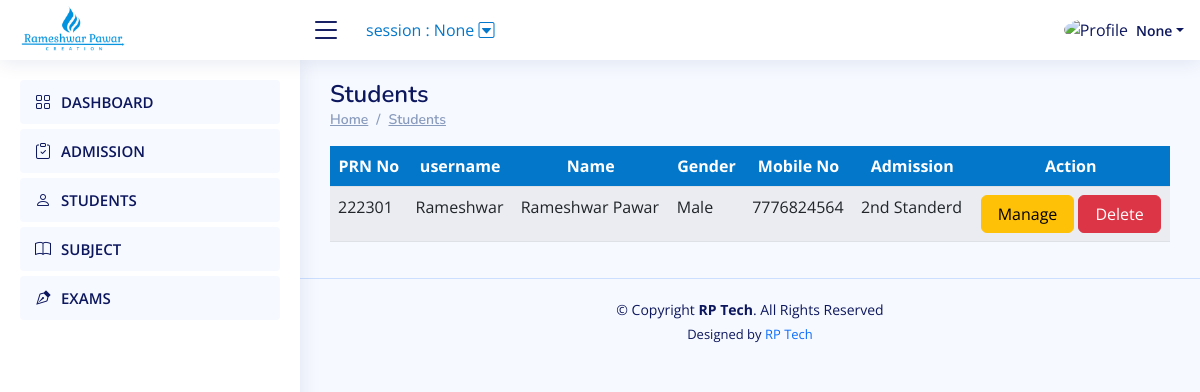
Page /Staff/student_list/ (signed in) on the committed database.
### Developer/models.py (models this page shows)
class CustomUser(AbstractUser):
    id = models.AutoField(primary_key=True)
    username = models.CharField(max_length=255,null=True,unique=True)
    is_institute=models.BooleanField(default=False)
    academic_session_institute=models.CharField(max_length=255,null=True, choices=FINANCIAL_YEAR)
    institute_profile=models.ImageField( upload_to="institute_profile/", null=True,blank=True)
    institute_name = models.CharField(max_length=255,null=True)
    academic_session_staff = models.CharField(max_length=255,null=True, choices=FINANCIAL_YEAR)
    staff_name=models.CharField(max_length=255,null=True)
    staff_id_no=models.IntegerField(null=True)
    staff_profile=models.ImageField( upload_to="staff_profile/", null=True,blank=True)
    institute_name_staff = models.CharField(max_length=255,null=True)
    is_student=models.BooleanField(default=False)
    student_profile=models.ImageField( upload_to="student_profile/", null=True,blank=True)
    student_prn_no=models.IntegerField(null=True)
    student_admission_date=models.DateField(auto_now=False, auto_now_add=False,null=True)
    academic_session_student=models.CharField(max_length=255,null=True,blank=True, choices=FINANCIAL_YEAR)
    student_name=models.CharField(max_length=255,null=True)
    student_gender=models.CharField(max_length=255,null=True)
    student_dob=models.DateField(auto_now=False, auto_now_add=False,null=True)
    student_mobile=models.CharField(max_length=255,null=True)
    student_village=models.CharField(max_length=255,null=True)
    student_taluka=models.CharField(max_length=255,null=True)
    student_dist=models.CharField(max_length=255,null=True)
    institute_name_student = models.CharField(max_length=255,null=True)
    parent_name=models.CharField(max_length=255,null=True,blank=True)
    parent_mobile=models.CharField(max_length=255,null=True,blank=True)
    parent_village=models.CharField(max_length=255,null=True,blank=True)
    parent_taluka=models.CharField(max_length=255,null=True,blank=True)
    parent_dist=models.CharField(max_length=255,null=True,blank=True)
    student_collage=models.CharField(max_length=255,null=True,blank=True)
    student_collage_address=models.CharField(max_length=255,null=True,blank=True)
    student_class=models.CharField(max_length=255,null=True,choices=CLASS)
    batch=models.CharField(max_length=255,null=True)
    group=models.CharField(max_length=255,null=True)
    status=models.CharField(max_length=255,null=True,choices=STUDENT_STATUS)

### Staff/views.py (the view)
# urls.py: path('student_list/', Staff_view.student_list,name="student_list"),
@user_passes_test(lambda user: user.is_staff)
@login_required(login_url='/login/')
def student_list(request):
    rec=CustomUser.objects.filter(is_student=True)
    return render(request,'student_list.html',{'rec':rec})

### Staff/templates/student_list.html (shortened to what this page needs)
{% extends 'staff_base.html' %}
{% block content %}
<main id="main" class="main">
    <div class="pagetitle">
        <h1>Students</h1>
        <nav>
            <ol class="breadcrumb">
                <li class="breadcrumb-item"><a href="#">Home</a></li>
                <li class="breadcrumb-item"><a href="#">Students </a></li>
            </ol>
        </nav>
    </div>
    <section class="section dashboard">
        <div class="row">
            <div class="col-lg-12">
                <div class="row">
                    <div class="container" style=" overflow:scroll;">
                        <table id="example" class="table table-striped " style="overflow:scroll; width:100%;min-width: max-content;">
                            <thead>
                                <tr style="background:rgb(3, 119, 202);">
                                        <th scope="col" class="text-center text-white" style="">PRN No</th>
                                        <th scope="col" class="text-center text-white" style="">username</th>
                                        <th scope="col" class="text-center text-white" style="">Name</th>
                                        <th scope="col" class="text-center text-white" style="">Gender</th>
                                        <th scope="col" class="text-center text-white" style="">Mobile No</th>
                                        <th scope="col" class="text-center text-white" style="">Admission</th>
                                        <th scope="col" class="text-center text-white" style="">Action</th>
                                </tr>
                            </thead>
                            <tbody>
                                {% if rec %}
                                {% for r in rec %}
                                <tr>
                                    <td>{{r.student_prn_no}}</td>
                                    <td>{{r.username}}</td>
                                    <td>{{r.student_name}}</td>
                                    <td>{{r.student_gender}}</td>
                                    <td>{{r.student_mobile}}</td>
                                    <td>{{r.student_class}}</td>
                                    <td>
                                        <center>
                                            <a href="{% url 'student_dashboard' r.id %}"
                                            class="btn btn-warning px-3">Manage</a>
                                        <a href="{% url 'delete_student' r.id %}"
                                            class="btn btn-danger px-3">Delete</a>
                                        </center>
                                    </td>
                                </tr>
                                {% endfor %}
                                {% else %}
                                <center>
                                    <h3>No Data Found</h3>
                                </center>
                                {% endif %}
                            </tbody>
                        </table>
                    </div>
                </div>
            </div>
        </div>
    </section>
</main>
{% endblock content %}

### Staff/templates/staff_base.html (shortened to what this page needs)
{% load static %}
<!DOCTYPE html>
<html lang="en">
<head>
    <link rel="stylesheet" href="{% static 'css/base_style.css' %}">
    <link href="https://unpkg.com/aos@2.3.1/dist/aos.css" rel="stylesheet">
    <link rel="stylesheet" href="https://cdn.jsdelivr.net/npm/bootstrap-icons@1.10.3/font/bootstrap-icons.css">
</head>
<body>
<header id="header" class="header fixed-top d-flex align-items-center">
    <div class="d-flex align-items-center justify-content-between">
        <a href=" " class="logo d-flex align-items-center">
            <img src="{% static 'img/developer_logo.png' %}" alt="RP Tech - Logo">
        </a>
        <i class="bi bi-list toggle-sidebar-btn"></i>
    </div>
    <div class="px-4" >
       <a href="{% url 'update_education_session' %}" style="text-decoration:none;color:rgb(3, 119, 202);"> session : {{user.academic_session_staff}} <i class="bi bi-caret-down-square" ></i></a>
    </div>
    <nav class="header-nav ms-auto">
        <ul class="d-flex align-items-center">
            <li class="nav-item dropdown pe-3 text-center  ">
                <a class="nav-link nav-profile d-flex align-items-center pe-0" href="#" data-bs-toggle="dropdown">
                    <img src="{% static 'img/profile_sample.jpg' %}" alt="Profile" class="rounded-circle">
                    <span class="d-none d-md-block dropdown-toggle ps-2">{{user.staff_name}}</span>
                </a>
            </li>
        </ul>
    </nav>
</header>
<aside id="sidebar" class="sidebar">
    <ul class="sidebar-nav" id="sidebar-nav">
        <li class="nav-item">
            <a class="nav-link " href="">
                <i class="bi bi-grid"></i>
                <span>DASHBOARD</span>
            </a>
        </li>
        <li class="nav-item">
            <a class="nav-link " href="{% url 'new_admission' %}">
                <i class="bi bi-clipboard-check"></i>
                <span>ADMISSION</span>
            </a>
        </li>
        <li class="nav-item">
            <a class="nav-link " href="{% url 'student_panel' %}">
                <i class="bi bi-person"></i>
                <span>STUDENTS</span>
            </a>
        </li>
        <li class="nav-item">
            <a class="nav-link " href="{% url 'manage_subjects' %}">
                <i class="bi bi-book"></i>
                <span>SUBJECT</span>
            </a>
        </li>
        <li class="nav-item">
            <a class="nav-link " href=" ">
                <i class="bi bi-vector-pen"></i>
                <span>EXAMS</span>
            </a>
        </li>
    </ul>
</aside>
    {% block content %}{% endblock content %}
    <footer id="footer" class="footer text-center">
        <div class="copyright">
            &copy; Copyright <strong><span>RP Tech</span></strong>. All Rights Reserved
        </div>
        <div class="credits">
            Designed by <a href="#" style="text-decoration:none;">RP Tech</a>
        </div>
    </footer>
</body>
</html>

### rows in the picture
CustomUser: academic_session_staff "None", staff_name "None"
CustomUser: student_prn_no "222301", username "Rameshwar", student_name "Rameshwar Pawar", student_gender "Male", student_mobile "7776824564", student_class "2nd Standerd"
